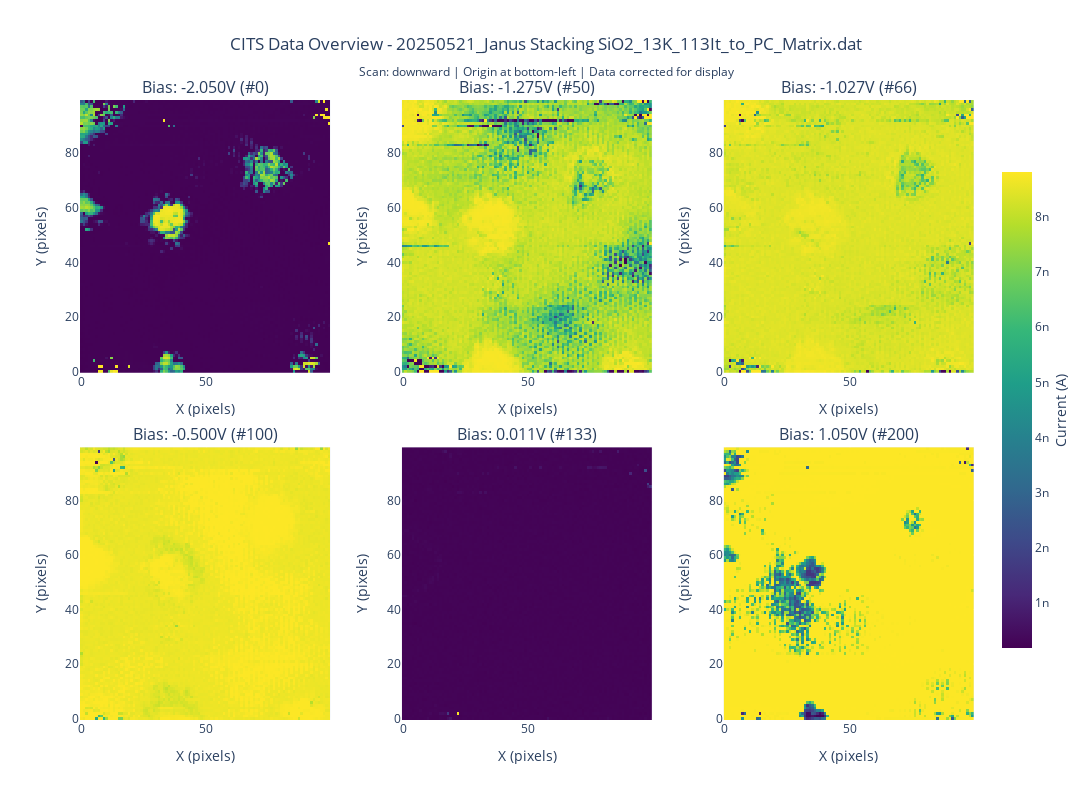

Notebook cell for this chart:
### Markdown cell above
## Step 2: Visualize CITS Data at Multiple Bias Voltages

### Code cell
if display_data is not None:
    # Select representative bias indices for visualization
    num_bias = display_data.shape[0]
    indices = [0, num_bias//8, num_bias//6, num_bias//4, num_bias//3, num_bias//2]
    
    # Create subplot figure
    fig = make_subplots(
        rows=2, cols=3,
        subplot_titles=[f'Bias: {bias_voltages[idx]:.3f}V (#{idx})' for idx in indices],
        horizontal_spacing=0.08,
        vertical_spacing=0.12
    )
    
    # Add heatmaps for each selected bias
    for i, idx in enumerate(indices):
        row = i // 3 + 1
        col = i % 3 + 1
        
        z_data = display_data[idx, :, :]
        
        # Create heatmap
        heatmap = go.Heatmap(
            z=z_data,
            colorscale='Viridis',
            showscale=(i == len(indices)-1),  # Show colorbar only for last subplot
            colorbar=dict(
                title=dict(text="Current (A)", side="right"),
                x=1.02,
                len=0.8
            ) if i == len(indices)-1 else None,
            hovertemplate=(
                'X: %{x}<br>' +
                'Y: %{y}<br>' +
                'Current: %{z:.2e} A<br>' +
                '<extra></extra>'
            )
        )
        
        fig.add_trace(heatmap, row=row, col=col)
        
        # Update axes for each subplot
        fig.update_xaxes(title_text="X (pixels)", row=row, col=col)
        fig.update_yaxes(title_text="Y (pixels)", row=row, col=col)
    
    # Update overall layout
    fig.update_layout(
        title=dict(
            text=f"CITS Data Overview - {selected_file.name}<br><sub>Scan: {scan_direction} | Origin at bottom-left | Data corrected for display</sub>",
            x=0.5
        ),
        width=1200,
        height=800,
        showlegend=False
    )
    
    fig.show()
    
    # Print statistics
    print("\nStatistics for displayed bias voltages:")
    print("-" * 70)
    for idx in indices:
        data_slice = display_data[idx, :, :]
        print(f"Bias {bias_voltages[idx]:8.3f}V (#{idx:3d}): "
              f"min={np.min(data_slice):10.3e}, "
              f"max={np.max(data_slice):10.3e}, "
              f"mean={np.mean(data_slice):10.3e}")
    print("-" * 70)
else:
    print("No CITS data available for visualization.")

### Figure 1 — Plotly figure (JSON) as saved in the notebook; plotly's stock layout.template omitted (floating-point values rounded to 4 significant figures; data arrays with more than 128 entries replaced by an {"elided": "..."} marker saying what was removed)
{"data": [{"colorscale": [[0, "#440154"], [0.1111, "#482878"], [0.2222, "#3e4989"], [0.3333, "#31688e"], [0.4444, "#26828e"], [0.5556, "#1f9e89"], [0.6667, "#35b779"], [0.7778, "#6ece58"], [0.8889, "#b5de2b"], [1, "#fde725"]], "hovertemplate": "X: %{x}<br>Y: %{y}<br>Current: %{z:.2e} A<br><extra></extra>", "showscale": false, "type": "heatmap", "xaxis": "x", "yaxis": "y", "z": {"elided": "100x100 float values"}}, {"colorscale": [[0, "#440154"], [0.1111, "#482878"], [0.2222, "#3e4989"], [0.3333, "#31688e"], [0.4444, "#26828e"], [0.5556, "#1f9e89"], [0.6667, "#35b779"], [0.7778, "#6ece58"], [0.8889, "#b5de2b"], [1, "#fde725"]], "hovertemplate": "X: %{x}<br>Y: %{y}<br>Current: %{z:.2e} A<br><extra></extra>", "showscale": false, "type": "heatmap", "xaxis": "x2", "yaxis": "y2", "z": {"elided": "100x100 float values"}}, {"colorscale": [[0, "#440154"], [0.1111, "#482878"], [0.2222, "#3e4989"], [0.3333, "#31688e"], [0.4444, "#26828e"], [0.5556, "#1f9e89"], [0.6667, "#35b779"], [0.7778, "#6ece58"], [0.8889, "#b5de2b"], [1, "#fde725"]], "hovertemplate": "X: %{x}<br>Y: %{y}<br>Current: %{z:.2e} A<br><extra></extra>", "showscale": false, "type": "heatmap", "xaxis": "x3", "yaxis": "y3", "z": {"elided": "100x100 float values"}}, {"colorscale": [[0, "#440154"], [0.1111, "#482878"], [0.2222, "#3e4989"], [0.3333, "#31688e"], [0.4444, "#26828e"], [0.5556, "#1f9e89"], [0.6667, "#35b779"], [0.7778, "#6ece58"], [0.8889, "#b5de2b"], [1, "#fde725"]], "hovertemplate": "X: %{x}<br>Y: %{y}<br>Current: %{z:.2e} A<br><extra></extra>", "showscale": false, "type": "heatmap", "xaxis": "x4", "yaxis": "y4", "z": {"elided": "100x100 float values"}}, {"colorscale": [[0, "#440154"], [0.1111, "#482878"], [0.2222, "#3e4989"], [0.3333, "#31688e"], [0.4444, "#26828e"], [0.5556, "#1f9e89"], [0.6667, "#35b779"], [0.7778, "#6ece58"], [0.8889, "#b5de2b"], [1, "#fde725"]], "hovertemplate": "X: %{x}<br>Y: %{y}<br>Current: %{z:.2e} A<br><extra></extra>", "showscale": false, "type": "heatmap", "xaxis": "x5", "yaxis": "y5", "z": {"elided": "100x100 float values"}}, {"colorbar": {"len": 0.8, "title": {"side": "right", "text": "Current (A)"}, "x": 1.02}, "colorscale": [[0, "#440154"], [0.1111, "#482878"], [0.2222, "#3e4989"], [0.3333, "#31688e"], [0.4444, "#26828e"], [0.5556, "#1f9e89"], [0.6667, "#35b779"], [0.7778, "#6ece58"], [0.8889, "#b5de2b"], [1, "#fde725"]], "hovertemplate": "X: %{x}<br>Y: %{y}<br>Current: %{z:.2e} A<br><extra></extra>", "showscale": true, "type": "heatmap", "xaxis": "x6", "yaxis": "y6", "z": {"elided": "100x100 float values"}}], "layout": {"annotations": [{"font": {"size": 16}, "showarrow": false, "text": "Bias: -2.050V (#0)", "x": 0.14, "xanchor": "center", "xref": "paper", "y": 1, "yanchor": "bottom", "yref": "paper"}, {"font": {"size": 16}, "showarrow": false, "text": "Bias: -1.275V (#50)", "x": 0.5, "xanchor": "center", "xref": "paper", "y": 1, "yanchor": "bottom", "yref": "paper"}, {"font": {"size": 16}, "showarrow": false, "text": "Bias: -1.027V (#66)", "x": 0.86, "xanchor": "center", "xref": "paper", "y": 1, "yanchor": "bottom", "yref": "paper"}, {"font": {"size": 16}, "showarrow": false, "text": "Bias: -0.500V (#100)", "x": 0.14, "xanchor": "center", "xref": "paper", "y": 0.44, "yanchor": "bottom", "yref": "paper"}, {"font": {"size": 16}, "showarrow": false, "text": "Bias: 0.011V (#133)", "x": 0.5, "xanchor": "center", "xref": "paper", "y": 0.44, "yanchor": "bottom", "yref": "paper"}, {"font": {"size": 16}, "showarrow": false, "text": "Bias: 1.050V (#200)", "x": 0.86, "xanchor": "center", "xref": "paper", "y": 0.44, "yanchor": "bottom", "yref": "paper"}], "height": 800, "showlegend": false, "title": {"text": "CITS Data Overview - 20250521_Janus Stacking SiO2_13K_113It_to_PC_Matrix.dat<br><sub>Scan: downward | Origin at bottom-left | Data corrected for display</sub>", "x": 0.5}, "width": 1200, "xaxis": {"anchor": "y", "domain": [0, 0.28], "title": {"text": "X (pixels)"}}, "xaxis2": {"anchor": "y2", "domain": [0.36, 0.64], "title": {"text": "X (pixels)"}}, "xaxis3": {"anchor": "y3", "domain": [0.72, 1], "title": {"text": "X (pixels)"}}, "xaxis4": {"anchor": "y4", "domain": [0, 0.28], "title": {"text": "X (pixels)"}}, "xaxis5": {"anchor": "y5", "domain": [0.36, 0.64], "title": {"text": "X (pixels)"}}, "xaxis6": {"anchor": "y6", "domain": [0.72, 1], "title": {"text": "X (pixels)"}}, "yaxis": {"anchor": "x", "domain": [0.56, 1], "title": {"text": "Y (pixels)"}}, "yaxis2": {"anchor": "x2", "domain": [0.56, 1], "title": {"text": "Y (pixels)"}}, "yaxis3": {"anchor": "x3", "domain": [0.56, 1], "title": {"text": "Y (pixels)"}}, "yaxis4": {"anchor": "x4", "domain": [0, 0.44], "title": {"text": "Y (pixels)"}}, "yaxis5": {"anchor": "x5", "domain": [0, 0.44], "title": {"text": "Y (pixels)"}}, "yaxis6": {"anchor": "x6", "domain": [0, 0.44], "title": {"text": "Y (pixels)"}}}}
